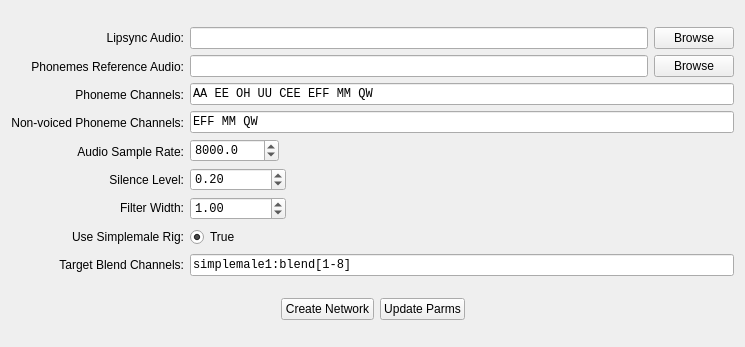
<?xml version="1.0" encoding="UTF-8"?>
<ui version="4.0">
 <class>Form</class>
 <widget class="QWidget" name="Form">
  <property name="geometry">
   <rect>
    <x>0</x>
    <y>0</y>
    <width>745</width>
    <height>347</height>
   </rect>
  </property>
  <property name="sizePolicy">
   <sizepolicy hsizetype="Expanding" vsizetype="Expanding">
    <horstretch>0</horstretch>
    <verstretch>0</verstretch>
   </sizepolicy>
  </property>
  <property name="windowTitle">
   <string>Form</string>
  </property>
  <layout class="QVBoxLayout" name="verticalLayout">
   <item>
    <layout class="QHBoxLayout" name="horizontalLayout">
     <item>
      <layout class="QVBoxLayout" name="verticalLayout_2">
       <item>
        <widget class="QLabel" name="label_2">
         <property name="text">
          <string>Lipsync Audio:</string>
         </property>
         <property name="alignment">
          <set>Qt::AlignRight|Qt::AlignTrailing|Qt::AlignVCenter</set>
         </property>
        </widget>
       </item>
       <item>
        <widget class="QLabel" name="label">
         <property name="text">
          <string>Phonemes Reference Audio:</string>
         </property>
         <property name="alignment">
          <set>Qt::AlignRight|Qt::AlignTrailing|Qt::AlignVCenter</set>
         </property>
        </widget>
       </item>
       <item>
        <widget class="QLabel" name="label_4">
         <property name="text">
          <string>Phoneme Channels:</string>
         </property>
         <property name="alignment">
          <set>Qt::AlignRight|Qt::AlignTrailing|Qt::AlignVCenter</set>
         </property>
        </widget>
       </item>
       <item>
        <widget class="QLabel" name="label_5">
         <property name="text">
          <string>Non-voiced Phoneme Channels:</string>
         </property>
         <property name="alignment">
          <set>Qt::AlignRight|Qt::AlignTrailing|Qt::AlignVCenter</set>
         </property>
        </widget>
       </item>
       <item>
        <widget class="QLabel" name="label_3">
         <property name="text">
          <string>Audio Sample Rate:</string>
         </property>
         <property name="alignment">
          <set>Qt::AlignRight|Qt::AlignTrailing|Qt::AlignVCenter</set>
         </property>
        </widget>
       </item>
       <item>
        <widget class="QLabel" name="label_6">
         <property name="text">
          <string>Silence Level:</string>
         </property>
         <property name="alignment">
          <set>Qt::AlignRight|Qt::AlignTrailing|Qt::AlignVCenter</set>
         </property>
        </widget>
       </item>
       <item>
        <widget class="QLabel" name="label_7">
         <property name="text">
          <string>Filter Width:</string>
         </property>
         <property name="alignment">
          <set>Qt::AlignRight|Qt::AlignTrailing|Qt::AlignVCenter</set>
         </property>
        </widget>
       </item>
       <item>
        <widget class="QLabel" name="label_9">
         <property name="text">
          <string>Use Simplemale Rig:</string>
         </property>
         <property name="alignment">
          <set>Qt::AlignRight|Qt::AlignTrailing|Qt::AlignVCenter</set>
         </property>
        </widget>
       </item>
       <item>
        <widget class="QLabel" name="label_8">
         <property name="text">
          <string>Target Blend Channels:</string>
         </property>
         <property name="alignment">
          <set>Qt::AlignRight|Qt::AlignTrailing|Qt::AlignVCenter</set>
         </property>
        </widget>
       </item>
      </layout>
     </item>
     <item>
      <layout class="QVBoxLayout" name="verticalLayout_3">
       <item>
        <layout class="QHBoxLayout" name="horizontalLayout_2">
         <item>
          <widget class="QLineEdit" name="audioPathField">
           <property name="font">
            <font>
             <family>Courier New</family>
            </font>
           </property>
          </widget>
         </item>
         <item>
          <widget class="QPushButton" name="audioBrowseBtn">
           <property name="text">
            <string>Browse</string>
           </property>
          </widget>
         </item>
        </layout>
       </item>
       <item>
        <layout class="QHBoxLayout" name="horizontalLayout_3">
         <item>
          <widget class="QLineEdit" name="phonemesPathField">
           <property name="font">
            <font>
             <family>Courier New</family>
            </font>
           </property>
          </widget>
         </item>
         <item>
          <widget class="QPushButton" name="phonemesBrowseBtn">
           <property name="text">
            <string>Browse</string>
           </property>
          </widget>
         </item>
        </layout>
       </item>
       <item>
        <layout class="QHBoxLayout" name="horizontalLayout_5">
         <item>
          <widget class="QLineEdit" name="phonemeChannels">
           <property name="font">
            <font>
             <family>Courier New</family>
            </font>
           </property>
           <property name="text">
            <string>AA EE OH UU CEE EFF MM QW</string>
           </property>
           <property name="placeholderText">
            <string>Use conventions of CHOP scope string to name channels</string>
           </property>
          </widget>
         </item>
        </layout>
       </item>
       <item>
        <layout class="QHBoxLayout" name="horizontalLayout_6">
         <item>
          <widget class="QLineEdit" name="nonVoicedPhonemes">
           <property name="font">
            <font>
             <family>Courier New</family>
            </font>
           </property>
           <property name="text">
            <string>EFF MM QW</string>
           </property>
           <property name="placeholderText">
            <string>Use conventions of CHOP scope string to name channels</string>
           </property>
          </widget>
         </item>
        </layout>
       </item>
       <item>
        <layout class="QHBoxLayout" name="horizontalLayout_4">
         <item>
          <widget class="QDoubleSpinBox" name="audioSampleRate">
           <property name="font">
            <font>
             <family>Courier New</family>
            </font>
           </property>
           <property name="toolTip">
            <string/>
           </property>
           <property name="toolTipDuration">
            <number>-1</number>
           </property>
           <property name="decimals">
            <number>1</number>
           </property>
           <property name="maximum">
            <double>100000000.000000000000000</double>
           </property>
           <property name="value">
            <double>8000.000000000000000</double>
           </property>
          </widget>
         </item>
         <item>
          <spacer name="horizontalSpacer">
           <property name="orientation">
            <enum>Qt::Horizontal</enum>
           </property>
           <property name="sizeHint" stdset="0">
            <size>
             <width>40</width>
             <height>20</height>
            </size>
           </property>
          </spacer>
         </item>
        </layout>
       </item>
       <item>
        <layout class="QHBoxLayout" name="horizontalLayout_8">
         <item>
          <widget class="QDoubleSpinBox" name="silLevel">
           <property name="font">
            <font>
             <family>Courier New</family>
            </font>
           </property>
           <property name="maximum">
            <double>10000000.000000000000000</double>
           </property>
           <property name="value">
            <double>0.200000000000000</double>
           </property>
          </widget>
         </item>
         <item>
          <spacer name="horizontalSpacer_2">
           <property name="orientation">
            <enum>Qt::Horizontal</enum>
           </property>
           <property name="sizeHint" stdset="0">
            <size>
             <width>40</width>
             <height>20</height>
            </size>
           </property>
          </spacer>
         </item>
        </layout>
       </item>
       <item>
        <layout class="QHBoxLayout" name="horizontalLayout_9">
         <item>
          <widget class="QDoubleSpinBox" name="filterWidth">
           <property name="font">
            <font>
             <family>Courier New</family>
            </font>
           </property>
           <property name="maximum">
            <double>10000000.000000000000000</double>
           </property>
           <property name="value">
            <double>1.000000000000000</double>
           </property>
          </widget>
         </item>
         <item>
          <spacer name="horizontalSpacer_3">
           <property name="orientation">
            <enum>Qt::Horizontal</enum>
           </property>
           <property name="sizeHint" stdset="0">
            <size>
             <width>40</width>
             <height>20</height>
            </size>
           </property>
          </spacer>
         </item>
        </layout>
       </item>
       <item>
        <layout class="QHBoxLayout" name="horizontalLayout_13">
         <item>
          <widget class="QRadioButton" name="useSimplemale">
           <property name="minimumSize">
            <size>
             <width>0</width>
             <height>22</height>
            </size>
           </property>
           <property name="text">
            <string>True</string>
           </property>
           <property name="checked">
            <bool>true</bool>
           </property>
          </widget>
         </item>
        </layout>
       </item>
       <item>
        <layout class="QHBoxLayout" name="horizontalLayout_12">
         <item>
          <widget class="QLineEdit" name="targetBlendChannels">
           <property name="font">
            <font>
             <family>Courier New</family>
            </font>
           </property>
           <property name="text">
            <string>simplemale1:blend[1-8]</string>
           </property>
           <property name="placeholderText">
            <string>Use conventions of CHOP scope string to name channels</string>
           </property>
          </widget>
         </item>
        </layout>
       </item>
      </layout>
     </item>
    </layout>
   </item>
   <item>
    <layout class="QHBoxLayout" name="horizontalLayout_11">
     <item>
      <spacer name="horizontalSpacer_5">
       <property name="orientation">
        <enum>Qt::Horizontal</enum>
       </property>
       <property name="sizeHint" stdset="0">
        <size>
         <width>40</width>
         <height>20</height>
        </size>
       </property>
      </spacer>
     </item>
     <item>
      <widget class="QPushButton" name="createNetBtn">
       <property name="maximumSize">
        <size>
         <width>120</width>
         <height>16777215</height>
        </size>
       </property>
       <property name="text">
        <string>Create Network</string>
       </property>
      </widget>
     </item>
     <item>
      <widget class="QPushButton" name="updateParmsBtn">
       <property name="maximumSize">
        <size>
         <width>120</width>
         <height>16777215</height>
        </size>
       </property>
       <property name="text">
        <string>Update Parms</string>
       </property>
      </widget>
     </item>
     <item>
      <spacer name="horizontalSpacer_4">
       <property name="orientation">
        <enum>Qt::Horizontal</enum>
       </property>
       <property name="sizeHint" stdset="0">
        <size>
         <width>40</width>
         <height>20</height>
        </size>
       </property>
      </spacer>
     </item>
    </layout>
   </item>
  </layout>
 </widget>
 <resources/>
 <connections/>
</ui>
